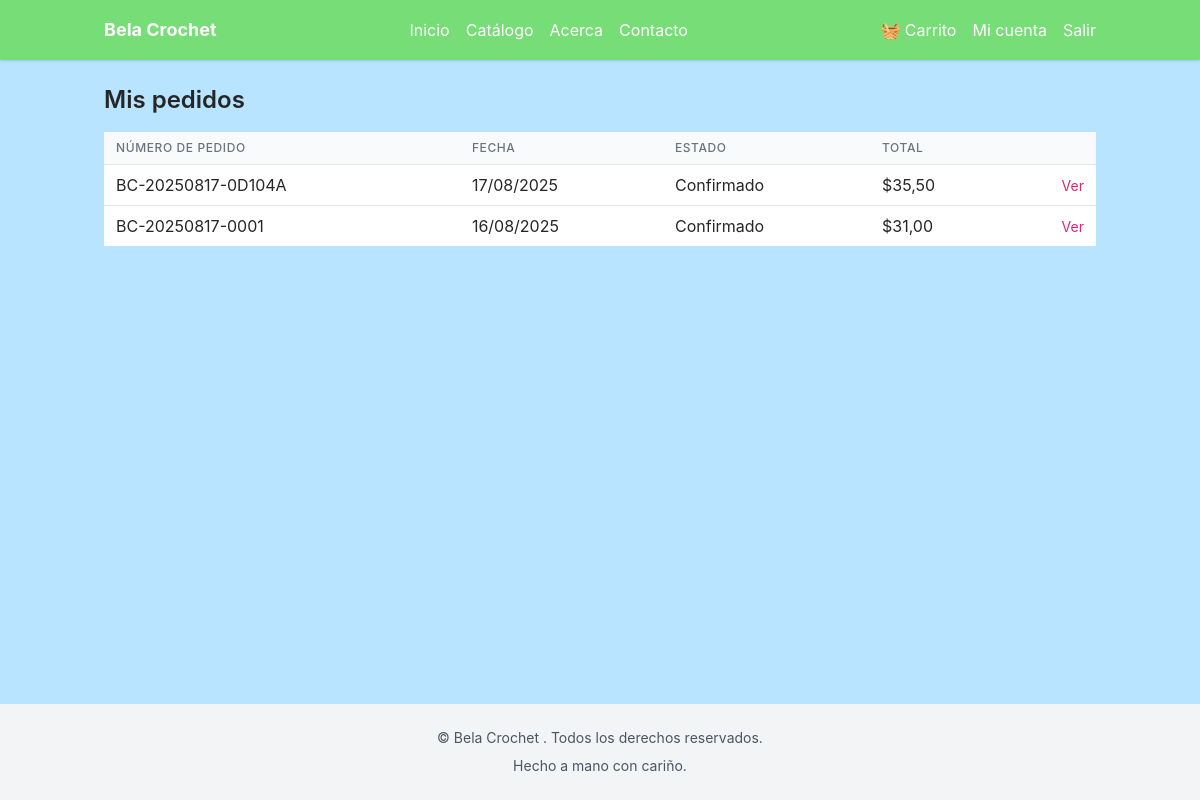
Screenshot of /ordenes/ (signed in) with the database file from the repository.
### orders/models.py (models this page shows, shortened)
class Order(models.Model):
    STATUS_CHOICES = [
        ("creado", "Creado"),
        ("confirmado", "Confirmado"),
        ("preparacion", "En preparación"),
        ("enviado", "Enviado"),
        ("entregado", "Entregado"),
        ("cancelado", "Cancelado"),
    ]
    user = models.ForeignKey(
        settings.AUTH_USER_MODEL,
        on_delete=models.SET_NULL,
        null=True,
        blank=True,
        related_name="orders",
    )
    order_number = models.CharField(
        max_length=30,
        unique=True,
        editable=False,
        default=generate_order_number,
    )
    status = models.CharField(max_length=20, choices=STATUS_CHOICES, default="creado")
    subtotal = models.DecimalField(max_digits=10, decimal_places=2, default=0)
    shipping_cost = models.DecimalField(max_digits=10, decimal_places=2, default=0)
    discount_total = models.DecimalField(max_digits=10, decimal_places=2, default=0)
    total = models.DecimalField(max_digits=10, decimal_places=2, default=0)
    created_at = models.DateTimeField(auto_now_add=True)
    updated_at = models.DateTimeField(auto_now=True)
    shipping_full_name = models.CharField(max_length=100)
    shipping_address_line1 = models.CharField(max_length=255)
    shipping_address_line2 = models.CharField(max_length=255, blank=True)
    shipping_city = models.CharField(max_length=100)
    shipping_state = models.CharField(max_length=100, blank=True)
    shipping_postal_code = models.CharField(max_length=20, blank=True)
    shipping_country = models.CharField(max_length=100, default="Ecuador")
    class Meta:
        verbose_name = "Pedido"
        verbose_name_plural = "Pedidos"
        ordering = ["-created_at"]

### orders/views.py (the view)
# urls.py: path("", OrderListView.as_view(), name="order_list"),
class OrderListView(LoginRequiredMixin, ListView):
    model = Order
    template_name = "orders/order_list.html"
    context_object_name = "orders"
    def get_queryset(self):
        return Order.objects.filter(user=self.request.user)

### core/context_processors.py (called while the page is built)
def site_settings(request):
    try:
        setting = SiteSetting.objects.first()
    except Exception:
        setting = None
    return {
        "site_settings": setting,
        "brand_name": setting.brand_name if setting else "Bela Crochet",
    }

def cart_mini(request):
    total_qty = 0
    total_price = 0
    cart = None
    if request.user.is_authenticated:
        cart = Cart.objects.filter(user=request.user).first()
    else:
        session_key = request.session.get(settings.CART_SESSION_ID)
        if session_key:
            cart = Cart.objects.filter(session_key=session_key).first()
    if cart:
        total_qty = cart.items.aggregate(total=Sum("quantity"))[("total")] or 0
        total_price = sum(item.line_subtotal() for item in cart.items.all())
    return {
        "cart_total_qty": total_qty or 0,
        "cart_total_price": total_price or 0,
    }

### templates/orders/order_list.html (shortened to what this page needs)
{% extends "base.html" %}
{% block content %}
<h1 class="text-2xl font-semibold mb-4">Mis pedidos</h1>
{% if orders %}
    <table class="min-w-full divide-y divide-gray-200">
        <thead class="bg-gray-50">
            <tr>
                <th class="px-3 py-2 text-left text-xs font-medium text-gray-500 uppercase tracking-wider">Número de pedido</th>
                <th class="px-3 py-2 text-left text-xs font-medium text-gray-500 uppercase tracking-wider">Fecha</th>
                <th class="px-3 py-2 text-left text-xs font-medium text-gray-500 uppercase tracking-wider">Estado</th>
                <th class="px-3 py-2 text-left text-xs font-medium text-gray-500 uppercase tracking-wider">Total</th>
                <th class="px-3 py-2"></th>
            </tr>
        </thead>
        <tbody class="bg-white divide-y divide-gray-200">
            {% for order in orders %}
                <tr>
                    <td class="px-3 py-2 whitespace-nowrap">{{ order.order_number }}</td>
                    <td class="px-3 py-2 whitespace-nowrap">{{ order.created_at|date:"d/m/Y" }}</td>
                    <td class="px-3 py-2 whitespace-nowrap">{{ order.get_status_display }}</td>
                    <td class="px-3 py-2 whitespace-nowrap">${{ order.total }}</td>
                    <td class="px-3 py-2 whitespace-nowrap text-right">
                        <a href="{% url 'orders:order_detail' order.order_number %}" class="text-pink-600 hover:text-pink-800 text-sm">Ver</a>
                    </td>
                </tr>
            {% endfor %}
        </tbody>
    </table>
{% else %}
    <p>No tienes pedidos aún.</p>
{% endif %}
{% endblock %}

### catalog/static/css/styles.css (style rules this page uses)
:root { --rosa-principal: #ff85d5; --lila: #e79eff; --azul-claro: #b8e4ff; --rosa-coral: #ff94a2; --amarillo: #ffe180; --verde: #77dd77; --negro: #333333; --blanco: #ffffff; }
body { background-color: var(--azul-claro); color: var(--negro); font-family: 'Inter', sans-serif; margin: 0; padding: 0; }

### templates/base.html (style rules this page uses)
body { font-family: 'Inter', sans-serif; background-color: var(--azul-claro); }

### rows the page displays
Order: order_number "BC-20250817-0D104A", created_at "17/08/2025", status "Confirmado", total "35,50"
Order: order_number "BC-20250817-0001", created_at "16/08/2025", status "Confirmado", total "31,00"

### other values shown
{{ brand_name }} "Bela Crochet"
